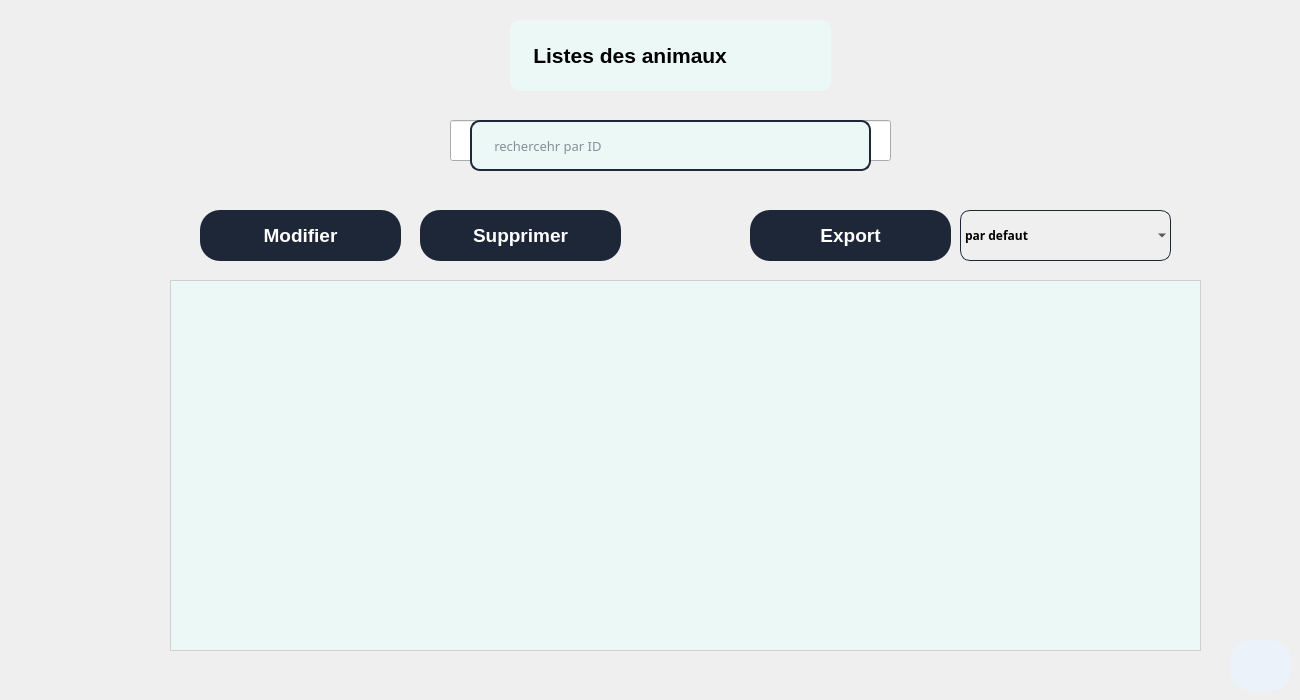
      <widget class="QWidget" name="afficherAnimalPage">
       <widget class="QLabel" name="label_118">
        <property name="geometry">
         <rect>
          <x>510</x>
          <y>20</y>
          <width>321</width>
          <height>71</height>
         </rect>
        </property>
        <property name="font">
         <font>
          <pointsize>16</pointsize>
          <weight>75</weight>
          <bold>true</bold>
         </font>
        </property>
        <property name="styleSheet">
         <string notr="true">QLabel{
background: #ecf8f6;
color: black;
border-radius: 10px;
}</string>
        </property>
        <property name="text">
         <string>    Listes des animaux</string>
        </property>
       </widget>
       <widget class="QTableView" name="factureTableView_4">
        <property name="geometry">
         <rect>
          <x>170</x>
          <y>280</y>
          <width>1031</width>
          <height>371</height>
         </rect>
        </property>
        <property name="styleSheet">
         <string notr="true">QTableView {
    background-color: #ecf8f6; 
    selection-background-color: #6FCC4E; 
    selection-color: white;
    color: black;
    border: 1px solid #d0d0d0; 
}

QHeaderView::section {
    background-color: #6FCC4E;
    color: white;
    padding: 4px;
    border: 1px solid #00567F; 
}

QTableView::item:selected {
    background-color: #6FCC4E; 
    color: white;
}</string>
        </property>
       </widget>
       <widget class="QPushButton" name="modifierIrrBtnPage_6">
        <property name="geometry">
         <rect>
          <x>200</x>
          <y>210</y>
          <width>201</width>
          <height>51</height>
         </rect>
        </property>
        <property name="font">
         <font>
          <pointsize>14</pointsize>
          <weight>75</weight>
          <bold>true</bold>
         </font>
        </property>
        <property name="styleSheet">
         <string notr="true">QPushButton{
background: #1E2737;
color: white;
border-radius: 20px;
}  
QPushButton:hover
{
color: white;
background: #0FAC71;
} </string>
        </property>
        <property name="text">
         <string>Modifier</string>
        </property>
       </widget>
       <widget class="QPushButton" name="deleteIrrBtn_6">
        <property name="geometry">
         <rect>
          <x>420</x>
          <y>210</y>
          <width>201</width>
          <height>51</height>
         </rect>
        </property>
        <property name="font">
         <font>
          <pointsize>14</pointsize>
          <weight>75</weight>
          <bold>true</bold>
         </font>
        </property>
        <property name="styleSheet">
         <string notr="true">QPushButton{
background: #1E2737;
color: white;
border-radius: 20px;
}  
QPushButton:hover
{
color: white;
background: #0FAC71;
}  </string>
        </property>
        <property name="text">
         <string>Supprimer</string>
        </property>
       </widget>
       <widget class="QPushButton" name="backMenuIrr_31">
        <property name="geometry">
         <rect>
          <x>1230</x>
          <y>640</y>
          <width>61</width>
          <height>51</height>
         </rect>
        </property>
        <property name="font">
         <font>
          <pointsize>14</pointsize>
          <weight>75</weight>
          <bold>true</bold>
         </font>
        </property>
        <property name="styleSheet">
         <string notr="true">QPushButton{
background: #EBF2FA;
color: black;
border-radius: 20px;
}  
QPushButton:hover
{
color: white;
background: #0FAC71;
} </string>
        </property>
        <property name="text">
         <string/>
        </property>
        <property name="icon">
         <iconset resource="icon/icon.qrc">
          <normaloff>:/icons/log-out.svg</normaloff>:/icons/log-out.svg</iconset>
        </property>
        <property name="iconSize">
         <size>
          <width>30</width>
          <height>30</height>
         </size>
        </property>
       </widget>
       <widget class="QPushButton" name="exportBTN">
        <property name="geometry">
         <rect>
          <x>750</x>
          <y>210</y>
          <width>201</width>
          <height>51</height>
         </rect>
        </property>
        <property name="font">
         <font>
          <pointsize>14</pointsize>
          <weight>75</weight>
          <bold>true</bold>
         </font>
        </property>
        <property name="styleSheet">
         <string notr="true">QPushButton{
background: #1E2737;
color: white;
border-radius: 20px;
}  
QPushButton:hover
{
color: white;
background: #0FAC71;
}  </string>
        </property>
        <property name="text">
         <string>Export</string>
        </property>
       </widget>
       <widget class="QLineEdit" name="rechBarLE_5">
        <property name="geometry">
         <rect>
          <x>450</x>
          <y>120</y>
          <width>441</width>
          <height>41</height>
         </rect>
        </property>
       </widget>
       <widget class="QLineEdit" name="rechercheBar_7">
        <property name="geometry">
         <rect>
          <x>470</x>
          <y>120</y>
          <width>401</width>
          <height>51</height>
         </rect>
        </property>
        <property name="font">
         <font>
          <family>century gothic</family>
          <pointsize>10</pointsize>
         </font>
        </property>
        <property name="styleSheet">
         <string notr="true">QLineEdit
{
font-family:century gothic;
background:#ecf8f6;
border:none;
color: #1E2737;
border-radius: 10px;
border: 2px solid #1E2737;
}</string>
        </property>
        <property name="placeholderText">
         <string>      rechercehr par ID</string>
        </property>
       </widget>
       <widget class="QComboBox" name="triFacturesComboBox_4">
        <property name="geometry">
         <rect>
          <x>960</x>
          <y>210</y>
          <width>211</width>
          <height>51</height>
         </rect>
        </property>
        <property name="font">
         <font>
          <family>century gothic</family>
          <weight>75</weight>
          <bold>true</bold>
         </font>
        </property>
        <property name="styleSheet">
         <string notr="true">QComboBox{
font-family:century gothic;
background:transparent;
border:none;
color:black;
border-radius: 10px;
border: 1px solid #1E2737;
}
</string>
        </property>
        <item>
         <property name="text">
          <string>par defaut</string>
         </property>
        </item>
        <item>
         <property name="text">
          <string>id</string>
         </property>
        </item>
        <item>
         <property name="text">
          <string>poids</string>
         </property>
        </item>
        <item>
         <property name="text">
          <string>age</string>
         </property>
        </item>
       </widget>
       <widget class="QLabel" name="qrCodeLabel_6">
        <property name="geometry">
         <rect>
          <x>30</x>
          <y>20</y>
          <width>201</width>
          <height>161</height>
         </rect>
        </property>
        <property name="text">
         <string/>
        </property>
       </widget>
      </widget>
